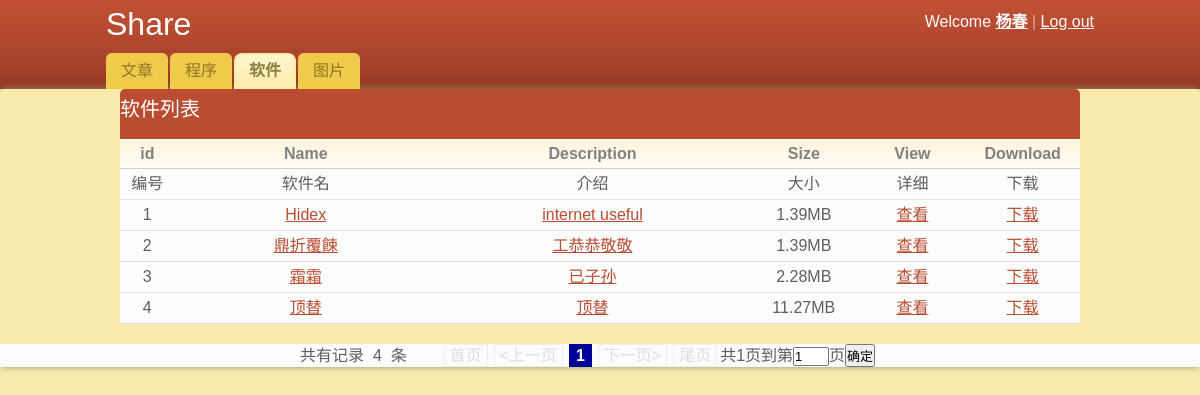
Page /admin/behindPage/share.app.php (signed in) on the committed database.
### tables this page shows
CREATE TABLE IF NOT EXISTS `appfile` (
  `id` mediumint(9) NOT NULL AUTO_INCREMENT COMMENT '编号',
  `name` varchar(32) NOT NULL COMMENT '名字',
  `description` mediumtext NOT NULL COMMENT '描述',
  `poster` varchar(32) NOT NULL COMMENT '上传者',
  `posttime` date NOT NULL COMMENT '上传时间',
  `filename` varchar(32) NOT NULL COMMENT '纯粹文件名',
  `path` varchar(128) NOT NULL COMMENT '路径',
  `size` varchar(32) NOT NULL COMMENT '大小',
  `self` tinyint(4) NOT NULL COMMENT '公开性，0公开，1不公开',
  PRIMARY KEY (`id`)
);

### admin/behindPage/share.app.php (the view, shortened to what this page needs)
<?php
   require_once('../../conn/connect.php');
if (!isset($_GET['p'])){
	$page = 1;
}else{
$page = $_GET['p'];}
$pagesize = 10;
$sql = "select id from appfile where self = 0";
$type="appfile";
$mysqli_result=$mysqli->query($sql);
if(isset($mysqli_result->num_rows))
{
	$total = $mysqli_result->num_rows;
}
else
{
	$total = 0;
}
$total_pages = ceil($total/$pagesize);
$page_banner = "<div class='page'>";
$start = 1;
$end = $total_pages;
$sql = "SELECT * FROM appfile where self = 0 LIMIT ".($page-1)*$pagesize .",$pagesize";
$query = $mysqli->query($sql);
?>
<!DOCTYPE html PUBLIC "-//W3C//DTD XHTML 1.0 Transitional//EN" "http://www.w3.org/TR/xhtml1/DTD/xhtml1-transitional.dtd">
<html xmlns="http://www.w3.org/1999/xhtml">
<head>
	<link rel="stylesheet" href="../../css/share_style.css" type="text/css" media="all" />
</head>
<body>
<div id="header">
	<div class="shell">
		<div id="top">
			<h1>Share</h1>
			<div id="top-navigation">
				Welcome <?php if($_SESSION['power']!=3){;?><a href="<?php if($_SESSION['power']==2) echo "self_article.php";if($_SESSION['power']==0) echo "super_article.php";?> " title="<?php if($_SESSION['power']==2) echo"点击进入个人空间";else echo "点击进入管理页面";?>"><strong><?php echo $_SESSION['username'];}?></strong></a>
				<span>|</span>
				<a href="logout.php">Log out</a>
			</div>
	  </div>
		<div id="navigation">
			<ul>
			    <li><a href="share.article.php" ><span>文章</span></a></li>
			    <li><a href="share.program.php"><span>程序</span></a></li>
			    <li><a href="share.app.php" class="active"><span>软件</span></a></li>
			    <li><a href="share.picture.php"><span>图片</span></a></li>
			</ul>
		</div>
	</div>
</div>
				<div class="box">
<div class="box-head">
						<h2 class="left">软件列表</h2>
</div>
					<div class="table">
						<table border="0" cellspacing="0" cellpadding="0">
                        	<tr>
                                <th width="40px">id</th>
                                <th width="300px">Name</th>
								<th width="350px">Description</th>
								<th width="100px">Size</th>
								<th class="ac" width="100px">View</th>
                                <th class="ac" width="100px">Download</th>
							</tr>
							<tr>
                                <td>编号</td>
                                <td>软件名</td>
								<td>介绍</td>
								<td>大小</td>
                                <td class="ico">详细</td>
                                <td class="ico">下载</td>
							</tr>
                            <?php
	if($query && $query->num_rows>0){
		$i=($page-1)*$pagesize+1;
		while($result=$query->fetch_array()){
			$size1=$result['size'];
					if($size1 <1024)
					$size=$size1."B";
					else if($size1<1024*1024)
					$size=round($size1/(1024),2)."KB";
					else if($size1<1024*1024*1024)
					$size=round($size1/(1024*1024),2)."MB";
					else if($size1<1024*1024*1024*1024)
					$size=round($size1/(1024*1024*1024),2)."GB";
					else
					$size="文件过大！";
?>							<tr>
                            <td><?php echo $i;?></td>
                                <td><a href="article.show.php?id=<?php echo $result['id'];?>&table=<?php echo $type;?>" title="<?php echo $result['name'];?>"><?php $length=mb_strlen($result['name'],"utf8");if($length<30) echo $result['name'];else echo mb_substr($result['name'],0,30,"utf8")."...";?></a></td>
                              	<td><a href="article.show.php?id=<?php echo $result['id'];?>&table=<?php echo $type;?>" title="<?php echo $result['description'];?>"><?php $length=mb_strlen($result['description'],"utf8");if($length<20) echo $result['description'];else echo mb_substr($result['description'],0,20,"utf8")."...";?></a></td>
                                <td><?php echo $size;?></td>
                                <td><a href="article.show.php?id=<?php echo $result['id'];?>&table=<?php echo $type;?>" title="<?php echo $result['name'];?>" >查看</a></td>
                                <td><a href="download.php?id=<?php echo $result['id'];?>&type=<?php echo $type;?>" >下载</a></td>
                            </tr>
<?php $i++;
	}
	}
	else {
		echo "尚无软件发表！";
	}
?>
						    </table>
                            </div>
<div id="page">
            <?php
if($page > 1){
    $page_banner.= "<a href='".$_SERVER['PHP_SELF']."?p=1'>首页</a>";
    $page_banner.= "<a href='".$_SERVER['PHP_SELF']."?p=".($page-1)."' ><上一页</a>";
}else{
    $page_banner.="<span class='disable'>首页</span>";
    $page_banner.="<span class='disable'><上一页</span>";
}
for($i=$start;$i<=$end;$i++){
    if($page==$i){
        $page_banner.="<span class='current'>{$i}</span>";
    }else{
    $page_banner.= "<a href='".$_SERVER['PHP_SELF']."?p=".$i."' >$i</a>";
    }
}
if($page < $total_pages){
    $page_banner.= "<a href='".$_SERVER['PHP_SELF']."?p=".($page+1)."' >下一页></a>";
    $page_banner.= "<a href='".$_SERVER['PHP_SELF']."?p=".($total_pages)."'>尾页</a>";
}else{
    $page_banner.="<span class='disable'>下一页></span>";
    $page_banner.="<span class='disable'>尾页</span>";
  }
$page_banner.="共{$total_pages}页";
$page_banner.="<form action = 'article.manage.php' method='get'>";
$page_banner.="到第<input type='text' size='2' name='p' value='$page'>页";
$page_banner.="<input type='submit' value='确定'>";
$page_banner.="</form></div>";
echo "<span id='num'>共有记录&nbsp;&nbsp;".$total."&nbsp;&nbsp;条&nbsp;&nbsp;</span>";
echo $page_banner;
?>
</div>
</body>
</html>

### css/share_style.css (style rules this page uses)
* { padding:0; margin:0; outline:0; }
body { background: #f9ebae; font-family: Verdana, sans-serif; line-height: 14px; color: #5e5e5e; }
input, textarea, select { font-family: Verdana, sans-serif; font-size:13px; }
a { color:#ba4c32; text-decoration: underline; cursor:pointer; }
.left, .alignleft { float: left; display: inline; }
.ac { text-align: center !important; }
h1 { line-height:24px; color:#fff; font-weight: normal; }
h2 { font-weight: normal;font-size:20px; }
.shell { width:988px; margin:0 auto; }
#header { height:89px; background:url(../Images/header.gif); white-space:nowrap; }
#header h1 { float:left; display:inline; padding-top:12px; }
#top-navigation { float:right; white-space:nowrap; color:#fff; padding-top:15px; }
#top-navigation a { color:#fff; }
#top-navigation span { color:#dca598; }
#top { height:53px; }
#navigation { height:36px; }
#navigation ul { list-style-type: none; }
#navigation ul li { float:left; display:inline; margin-right:2px; }
#navigation ul li a, #navigation ul li a span { float:left; height:36px; background:url(../Images/tab.gif) no-repeat 0 0; padding:0 0 0 15px; }
#navigation ul li a span { background-position:right 0; padding:0 15px 0 0; }
#navigation ul li a { line-height:36px; color:#907525; text-decoration: none; }
#navigation ul li a.active, #navigation ul li a:hover { background-position:0 bottom; }
#navigation ul li a.active span, #navigation ul li a:hover span { background-position:right bottom; }
#navigation ul li a.active { font-weight: bold; color:#887e42; }
.table { text-align:center; width: 80%; margin: 0 auto; }
.table th { background:#fffdfa url(../Images/th.gif) repeat-x 0 0; color:#818181; padding:7px 10px; border-bottom:solid 1px #d2d1cb; }
.table td { background:#fbfcfc; border-bottom:solid 1px #e0e0e0; padding:8px 10px; }
.box-head { background:#ba4c32; height:50px; color:#fff; line-height:40px; white-space:nowrap; border-bottom:solid 1px #fff; }
.box { -moz-border-radius:5px; -webkit-border-radius:5px; -moz-box-shadow: 0 0 6px #978f6c; -webkit-box-shadow: 0 0 6px #978f6c; }
.box-head { -moz-border-radius-topleft: 5px; -moz-border-radius-topright: 5px; -webkit-border-top-left-radius: 5px; -webkit-border-top-right-radius: 5px; margin: 0 auto; width: 80%; }
#page { width:100%; margin-top:20px; text-align:center; background:#fbfcfc; }
#page #num { float:left; margin-top:5px; margin-left:300px; margin-right:-300px; }
#page span.current { border:#000099 1px solid; background-color:#000099; padding:2px 6px; margin:3px; color:#fff; font-weight:bold; }
#page span.disable { border:#eee 1px solid; padding:2px 5px; margin:3px; color:#ddd; }
#page form { display:inline; }

### rows in the picture
appfile: name "Hidex", description "internet useful", size "1.39MB"
appfile: name "鼎折覆餗", description "工恭恭敬敬", size "1.39MB"
appfile: name "霜霜", description "已子孙", size "2.28MB"
appfile: name "顶替", description "顶替", size "11.27MB"

### other values in the picture
$_SESSION['username'] "杨春"
$total "4"
$page_banner "共1页"
